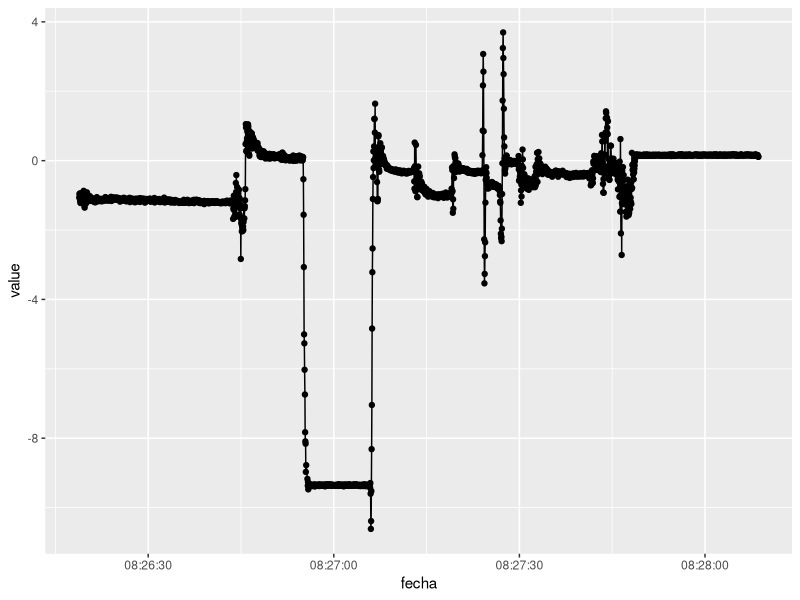
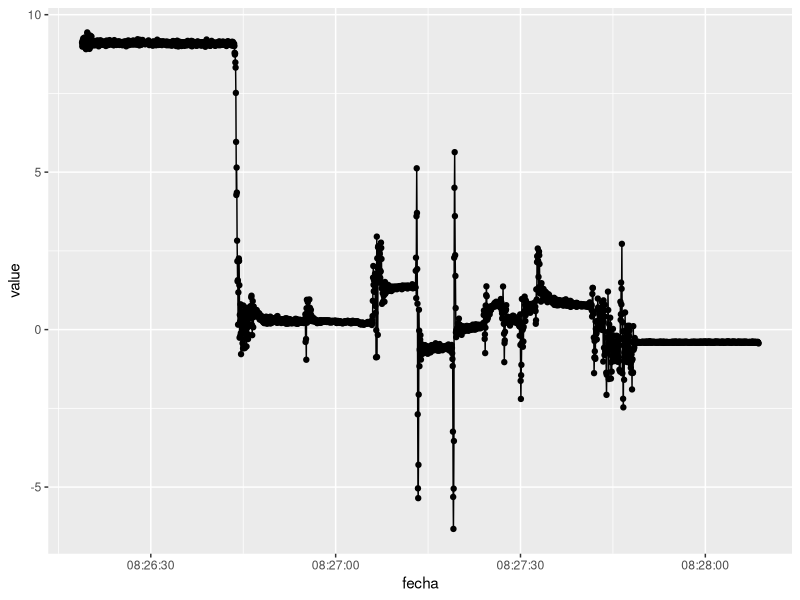
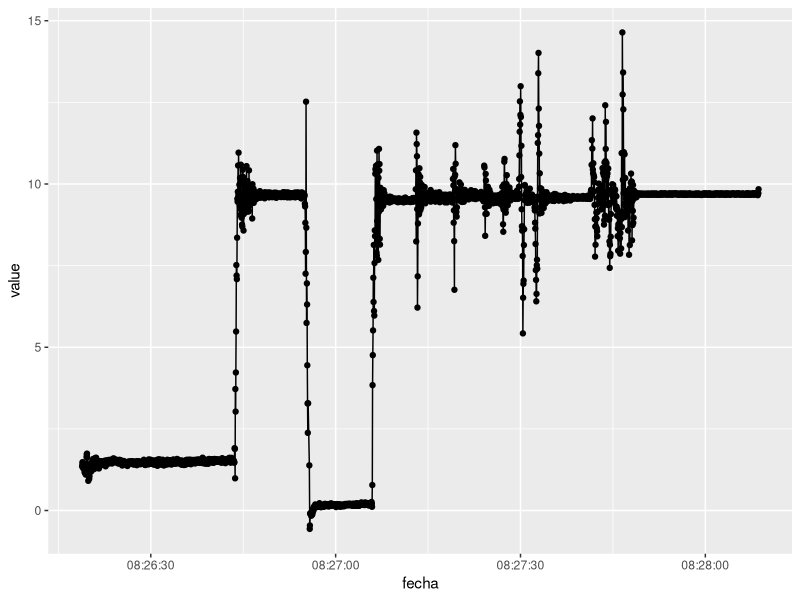
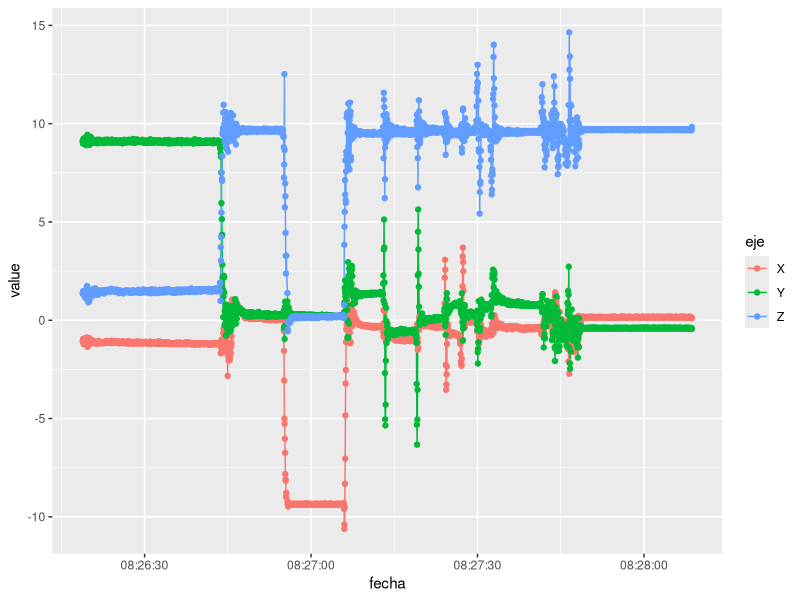
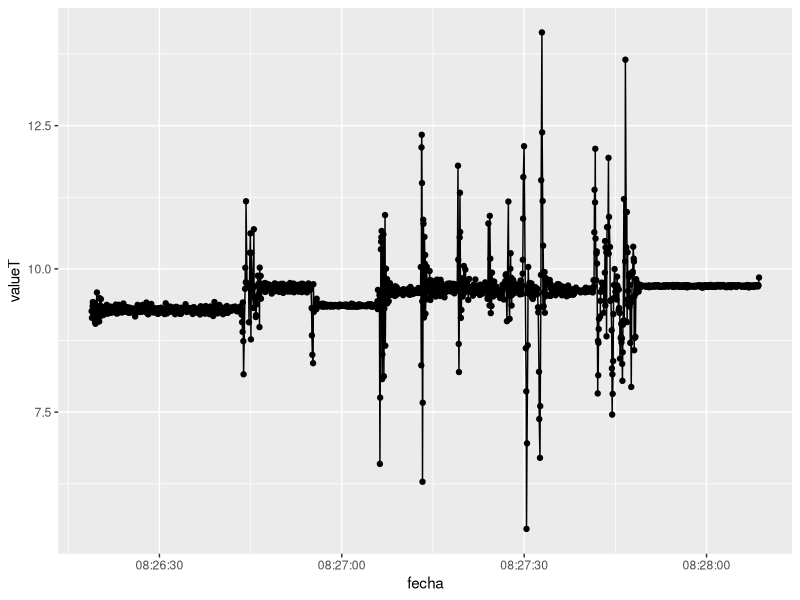

Recreate these plots in R, in order.
## ---- chunk 1
knitr::opts_chunk$set(echo = TRUE)
## ---- chunk 2
X <- read.csv("coordenadaX.csv")
X$fecha <- as.POSIXct(X$timestamp/1000, origin = "1970-01-01")

Y <- read.csv("coordenadaY.csv")
Y$fecha <- as.POSIXct(Y$timestamp/1000, origin = "1970-01-01")

Z <- read.csv("coordenadaZ.csv")
Z$fecha <- as.POSIXct(Z$timestamp/1000, origin = "1970-01-01")

## ---- chunk 3
options(digits = 12)
summary(X)
summary(Y)
summary(Z)
## ---- chunk 4
library(ggplot2)
gx <- ggplot(X, aes(fecha, value))
gx + geom_line() + geom_point()
## ---- chunk 5
library(ggplot2)
gy <- ggplot(Y, aes(fecha, value))
gy + geom_line() + geom_point()
## ---- chunk 6
library(ggplot2)
gy <- ggplot(Z, aes(fecha, value))
gy + geom_line() + geom_point()
## ---- chunk 7
X$eje <- "X"
X$eje <- factor(X$eje)
Y$eje <- "Y"
Y$eje <- factor(Y$eje)
Z$eje <- "Z"
Z$eje <- factor(Z$eje)

total <- rbind(X, Y, Z)
## ---- chunk 8
library(ggplot2)
gT <- ggplot(total, aes(fecha, value, col = eje))
gT + geom_line() + geom_point()
## ---- chunk 9
library(dplyr)
X1 <- X %>% select(timestamp, value) 
X1 <- X1 %>% rename(valueX = value)

X1 <- X %>% 
      select(timestamp, value) %>% 
      rename(valueX = value)

Y1 <- Y %>% 
      select(timestamp, value) %>% 
      rename(valueY = value)

Z1 <- Z %>% 
      select(timestamp, value) %>% 
      rename(valueZ = value)

XY <- full_join(X1, Y1)
XYZ <- full_join(XY, Z1)

head(XYZ)

    
## ---- chunk 10
library(dplyr)
XYZ <- XYZ %>% 
       mutate(valueT = sqrt(valueX ^ 2 + valueY ^ 2 + valueZ ^ 2))
XYZ <- XYZ %>%
       mutate(fecha = as.POSIXct(timestamp/1000, origin = "1970-01-01"))
XYZ <- XYZ %>%
       filter(!is.na(valueT))
## ---- chunk 11
library(ggplot2)
gt <- ggplot(XYZ, aes(fecha, valueT))
gt + geom_point() + geom_line()
